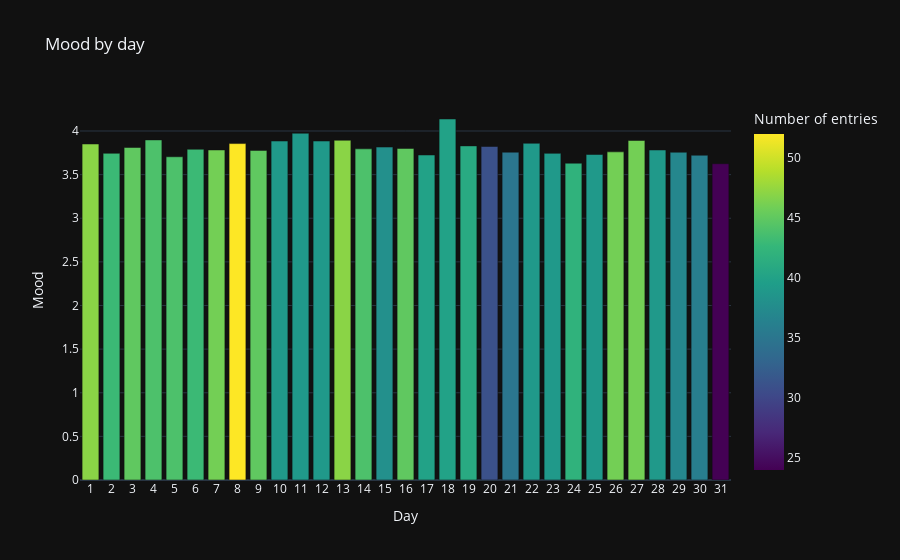

The notebook cell saved with this chart:
### Code cell
df.by_time_bar_plot('day')

### Figure 1 — Plotly figure (JSON) as saved in the notebook; plotly's stock layout.template omitted (floating-point values rounded to 4 significant figures)
{"data": [{"alignmentgroup": "True", "hovertemplate": "Day=%{x}<br>Mood=%{y}<br>Number of entries=%{marker.color}<extra></extra>", "legendgroup": "", "marker": {"color": [39, 39, 45, 52, 46, 43, 44, 44, 45, 43, 47, 36, 37, 39, 46, 46, 39, 42, 39, 39, 35, 31, 41, 40, 40, 45, 38, 44, 47, 39, 24], "coloraxis": "coloraxis", "pattern": {"shape": ""}}, "name": "", "offsetgroup": "", "orientation": "v", "showlegend": false, "textposition": "auto", "type": "bar", "x": [11, 10, 9, 8, 7, 6, 5, 4, 3, 2, 1, 30, 29, 28, 27, 26, 25, 24, 23, 22, 21, 20, 19, 18, 17, 16, 15, 14, 13, 12, 31], "xaxis": "x", "y": [3.974, 3.885, 3.778, 3.856, 3.783, 3.791, 3.705, 3.898, 3.811, 3.744, 3.851, 3.722, 3.757, 3.782, 3.891, 3.761, 3.731, 3.631, 3.744, 3.859, 3.757, 3.823, 3.829, 4.138, 3.725, 3.8, 3.816, 3.795, 3.894, 3.885, 3.625], "yaxis": "y"}], "layout": {"barmode": "relative", "coloraxis": {"colorbar": {"title": {"text": "Number of entries"}}, "colorscale": [[0, "#440154"], [0.1111, "#482878"], [0.2222, "#3e4989"], [0.3333, "#31688e"], [0.4444, "#26828e"], [0.5556, "#1f9e89"], [0.6667, "#35b779"], [0.7778, "#6ece58"], [0.8889, "#b5de2b"], [1, "#fde725"]]}, "legend": {"tracegroupgap": 0}, "title": {"text": "Mood by day"}, "xaxis": {"anchor": "y", "domain": [0, 1], "dtick": 1, "title": {"text": "Day"}}, "yaxis": {"anchor": "x", "domain": [0, 1], "title": {"text": "Mood"}}}}
